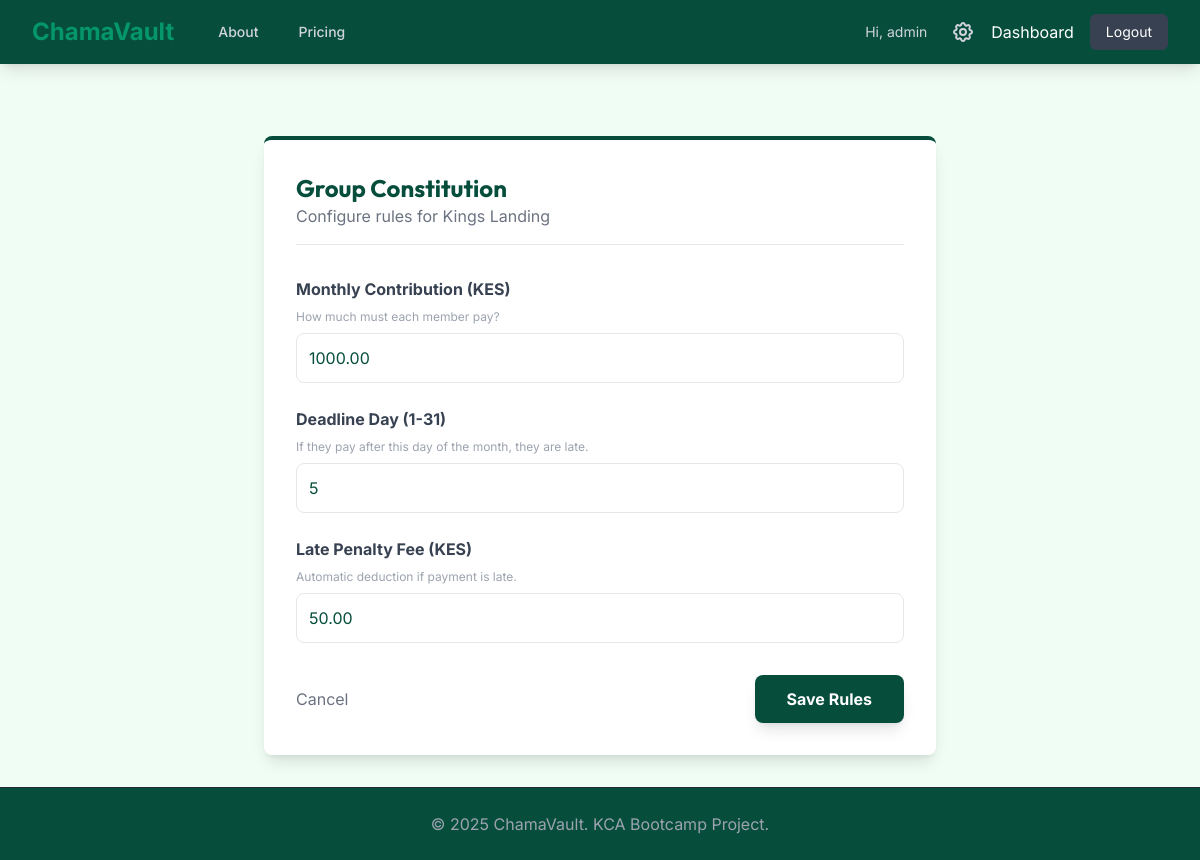
The page /admin-panel/settings/ (signed in) on the database its author committed.
### accounts/models.py (models this page shows, shortened)
class CustomUser(AbstractUser):
    phone_number = models.CharField(max_length=15, unique=True)
    national_id = models.CharField(max_length=20, unique=True, null=True, blank=True)

### chama/models.py (models this page shows, shortened)
class ChamaGroup(models.Model):
    CHAMA_TYPES = (
        ('savings', 'Savings Group'),
        ('lending', 'Table Banking (Lending)'),
        ('merry', 'Merry-Go-Round'),
    )
    name = models.CharField(max_length=100)
    chama_code = models.CharField(max_length=10, default=generate_unique_code, unique=True, editable=False)
    chama_type = models.CharField(max_length=20, choices=CHAMA_TYPES, default='savings')
    created_at = models.DateTimeField(auto_now_add=True)
    contribution_amount = models.DecimalField(max_digits=10, decimal_places=2, default=0.00)
    contribution_day = models.IntegerField(default=5) # Deadline Day (1-31)
    late_penalty_fee = models.DecimalField(max_digits=10, decimal_places=2, default=50.00)
    pot_balance = models.DecimalField(max_digits=12, decimal_places=2, default=0.00) # For Merry-Go-Round
    goal_name = models.CharField(max_length=100, blank=True, null=True, help_text="e.g. Buy Land") # For Savings
    target_amount = models.DecimalField(max_digits=12, decimal_places=2, default=0.00) # For Savings
    members = models.ManyToManyField(settings.AUTH_USER_MODEL, through='Membership')

### chama/views.py (the view, shortened to what this page needs)
# urls.py: path('admin-panel/settings/', views.group_settings, name='group_settings'),
@login_required
def group_settings(request):
    membership = Membership.objects.filter(user=request.user).first()
    if not membership or membership.role != 'admin':
        return redirect('dashboard')
    return render(request, 'chama/settings.html', {'group': membership.group})

### chama/templates/chama/settings.html (shortened to what this page needs)
{% extends 'base.html' %}
{% block content %}
<div class="max-w-2xl mx-auto bg-white p-8 rounded-lg shadow-lg mt-10 border-t-4 border-secondary">
    <div class="mb-8 border-b pb-4">
        <h2 class="text-2xl font-bold text-secondary">Group Constitution</h2>
        <p class="text-gray-500">Configure rules for {{ group.name }}</p>
    </div>
    <form method="POST">
        <div class="mb-6">
            <label class="block text-gray-700 font-bold mb-2">Monthly Contribution (KES)</label>
            <p class="text-xs text-gray-400 mb-2">How much must each member pay?</p>
            <input type="number" name="contribution_amount" value="{{ group.contribution_amount }}"
                   class="w-full p-3 border rounded-lg focus:border-primary focus:ring-1 focus:ring-primary outline-none" required>
        </div>
        <div class="mb-6">
            <label class="block text-gray-700 font-bold mb-2">Deadline Day (1-31)</label>
            <p class="text-xs text-gray-400 mb-2">If they pay after this day of the month, they are late.</p>
            <input type="number" name="deadline_day" value="{{ group.contribution_day }}" min="1" max="31"
                   class="w-full p-3 border rounded-lg focus:border-primary focus:ring-1 focus:ring-primary outline-none" required>
        </div>
        <div class="mb-6">
            <label class="block text-gray-700 font-bold mb-2">Late Penalty Fee (KES)</label>
            <p class="text-xs text-gray-400 mb-2">Automatic deduction if payment is late.</p>
            <input type="number" name="penalty_fee" value="{{ group.late_penalty_fee }}"
                   class="w-full p-3 border rounded-lg focus:border-red-500 focus:ring-1 focus:ring-red-500 outline-none" required>
        </div>
        <div class="flex items-center justify-between mt-8">
            <a href="{% url 'admin_dashboard' %}" class="text-gray-500 hover:text-secondary">Cancel</a>
            <button type="submit" class="bg-secondary text-white font-bold py-3 px-8 rounded-lg hover:bg-gray-800 transition shadow-lg">
                Save Rules
            </button>
        </div>
    </form>
</div>
{% endblock %}

### templates/base.html (shortened to what this page needs)
<!DOCTYPE html>
<html lang="en">
<head>
    <script src="https://cdn.tailwindcss.com"></script>
</head>
<body class="bg-background text-secondary min-h-screen flex flex-col">
   <nav class="bg-secondary text-white shadow-lg">
        <div class="max-w-7xl mx-auto px-4 sm:px-6 lg:px-8">
            <div class="flex justify-between h-16">
                <div class="flex items-center space-x-8">
                    <a href="{% url 'index' %}" class="text-2xl font-bold text-primary hover:text-orange-700 transition">
                        ChamaVault
                    </a>
                    <div class="hidden md:flex space-x-4">
                        <a href="{% url 'about' %}" class="text-gray-300 hover:text-white transition px-3 py-2 rounded-md text-sm font-medium">About</a>
                        <a href="{% url 'pricing' %}" class="text-gray-300 hover:text-white transition px-3 py-2 rounded-md text-sm font-medium">Pricing</a>
                    </div>
                </div>
                <div class="flex items-center space-x-4">
                    {% if user.is_authenticated %}
                        <span class="text-gray-300 mr-2 text-sm hidden md:inline">Hi, {{ user.username }}</span>
                        {% if user.membership_set.first.role == 'admin' %}
                        <a href="{% url 'admin_dashboard' %}" class="text-gray-300 hover:text-white" title="Admin Panel">
                        </a>
                        {% endif %}
                        <a href="{% url 'dashboard' %}" class="hover:text-primary transition">Dashboard</a>
                        <a href="{% url 'logout' %}" class="bg-gray-700 px-4 py-2 rounded-md hover:bg-red-600 transition text-sm">Logout</a>
                    {% else %}
                        <a href="{% url 'login' %}" class="hover:text-primary transition">Login</a>
                        <a href="{% url 'register' %}" class="bg-primary px-4 py-2 rounded-md hover:bg-orange-700 transition text-sm font-bold">Get Started</a>
                    {% endif %}
                </div>
            </div>
        </div>
    </nav>
    <main class="flex-grow container mx-auto px-4 py-8">
        {% block content %}
        {% endblock %}
    </main>
    <footer class="bg-secondary text-gray-400 py-6 text-center border-t border-gray-800">
        <p>&copy; 2025 ChamaVault. KCA Bootcamp Project.</p>
    </footer>
</body>
</html>

### templates/base.html (style rules this page uses)
h1, h2, h3, h4, h5, h6 { font-family: 'Outfit', sans-serif; }
body { font-family: 'Inter', sans-serif; }

### rows shown on the page
CustomUser: username "admin"
ChamaGroup: name "Kings Landing", contribution_amount "1000.00", deadline_day "5", penalty_fee "50.00"
